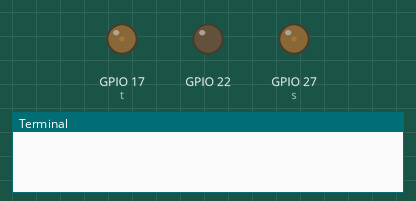
Simulated run of this program. Board: Raspberry Pi (BCM pin numbers). Parts: output pins drawn as LEDs (lit = HIGH), the last lines printed to the terminal. At 3.4 s the program stops and its outputs stay as they are.

Above: at 0.1 s.
At 1.5 s:
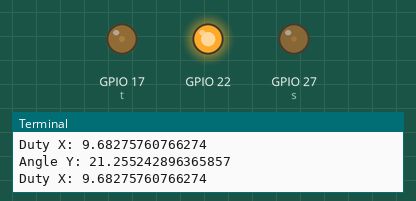
Timing chart, 0 to 4.9 s (numbered marks = the images above):
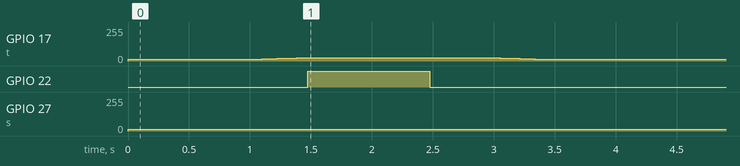

The program:

MotorControl.py
```python
#!/usr/bin/env python3

import RPi.GPIO as GPIO
import time
from math import acos, degrees

step_size = 0.1
step_time = 0.01

class MotorControl:

    def __init__(self):
        GPIO.setwarnings(False)             # do not show any warnings
        GPIO.setmode (GPIO.BCM)
                                            # programming the GPGPIO by BCM pin numbers. (like PIN29 as‘GPGPIO5’)
        GPIO.setup(17,GPIO.OUT)             # initialize GPGPIO19 as an output
        GPIO.setup(27,GPIO.OUT)
        GPIO.setup(22,GPIO.OUT)

        self.t = GPIO.PWM(17, 100)
        self.s = GPIO.PWM(27, 100)

        self.dutycycle_t = 5
        self.dutycycle_s = 5

        self.t.start(self.dutycycle_t)
        self.s.start(self.dutycycle_s)

    def cleanup_servos(self):
        self.update_dutycycles_s_t(5, 5)

    def update_dutycycles_s_t(self, new_dc_s, new_dc_t):

        while (self.dutycycle_s != new_dc_s or self.dutycycle_t != new_dc_t):

            #if block for channel s

            if self.dutycycle_s == new_dc_s:
                pass
            elif abs(self.dutycycle_s - new_dc_s) <= step_size:
               self.dutycycle_s = new_dc_s
               #print ("case 1 s")
            elif self.dutycycle_s < new_dc_s:
                self.dutycycle_s += step_size
                #print("case 2 s")
            elif self.dutycycle_s > new_dc_s:
                self.dutycycle_s -= step_size
                #print("case 3 s")
            else:
                print("Something wrong with s")

            #if block for channel t

            if self.dutycycle_t == new_dc_t:
                pass
            elif abs(self.dutycycle_t - new_dc_t) <= step_size:
               self.dutycycle_t = new_dc_t
               #print ("case 1 t")
            elif self.dutycycle_t < new_dc_t:
                self.dutycycle_t += step_size
                #print("case 2 t")
            elif self.dutycycle_t > new_dc_t:
                self.dutycycle_t -= step_size
                #print("case 3 t")
            else:
                print("Something wrong with t")

            self.s.ChangeDutyCycle(self.dutycycle_s)
            self.t.ChangeDutyCycle(self.dutycycle_t)

            time.sleep(step_time)


    def move(self, x, y): #max x and y = 3.14 each
        angle = degrees(acos(((x + 4.4) ** 2 - 19.68)/(15.2 * (x + 4.4))))
        print ("Angle X: " +str(angle))
        if angle > 180:
            duty_t = 180 / 10.0 + 2.5
            print("Duty X: " + str(duty_t))
        else:
            duty_t = float(angle) / 10.0 + 2.5
            print("Duty X: " + str(duty_t))

        angle = 90 - degrees(acos(((y + 3.7) ** 2 - 13.8)/(12.8 * (y + 3.7))))
        print ("Angle Y: " +str(angle))
        if angle > 180:
            duty_s = 180 / 10.0 + 2.5
            print("Duty X: " + str(duty_t))
        else:
            duty_s = float(angle) / 10.0 + 2.5
            print("Duty X: " + str(duty_t))


        self.update_dutycycles_s_t(duty_s, duty_t)

    def press(self):
        GPIO.output(22, 1)
        time.sleep(1)
        GPIO.output(22, 0)
        time.sleep(0.5)
try:
    servo_1 = MotorControl()

    #time.sleep(1)

    #servo_1.move(1, 1)
    #
    time.sleep(1)

    servo_1.move(3, 3)
    servo_1.press()
finally:
    servo_1.cleanup_servos()
```

Measured:
- by itself, GPIO 17 (t): rises from 0/255 to 25/255 in 1.5 s, then falls to 13/255 in 1.9 s
- by itself, GPIO 22: LOW → HIGH at 1.5 s, → LOW 1.0 s later
- by itself, GPIO 27 (s): 0/255 → 13/255 at 0.00 s, → 12/255 1.0 s later, → 13/255 2.0 s later
